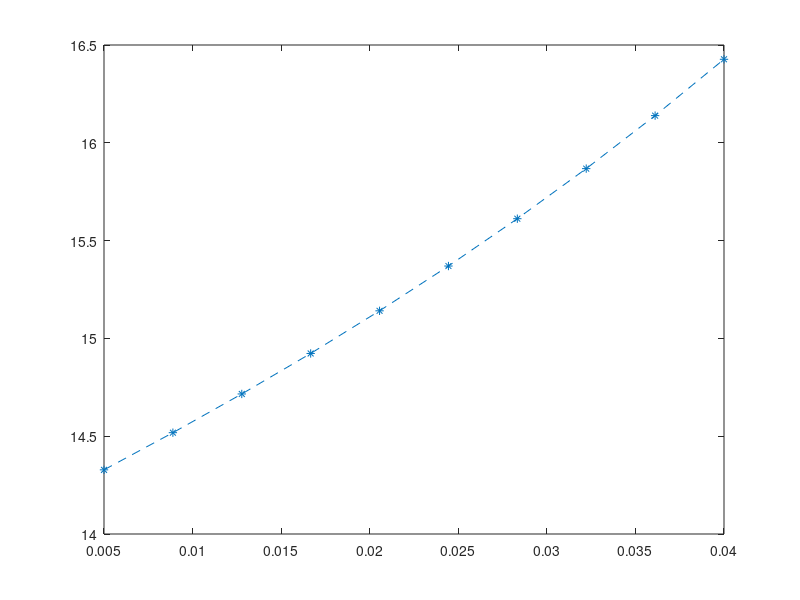

This chart was generated by the following MATLAB code:
a=0.02;
p_c=linspace(0.005,0.04,10); %the parameter range fot the parameter of interest. 
b=0.5;
g=1;
d=0;
e=0.01;

dt=0.001;
time=0:dt:1000;
lt=length(time);



for c=1:10;
   
    a=p_c(c); %define parameter of interest
   
    %initial conditions
    v=0.14; %this is twice the minimum voltage needed to make AP for the nominal parameter set.
    w=0;
        
   for t=1:lt;
       
        v1=v+dt*(-w-v.*(v-a).*(v-1));
        w1=w+dt*e*(b*v-g*w-d);
    
        if v1<v 
            v_max(c)=v;
            tau(c)=t*dt;
            break
        end
    
        v=v1;
        w=w1;
    
    end
end

plot(p_c,tau, '*--')
